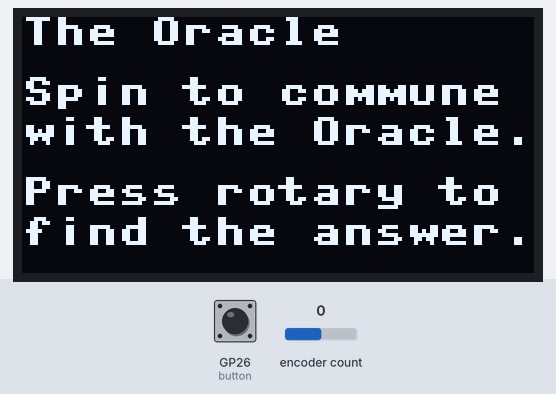
This program was run on a simulated Raspberry Pi Pico running MicroPython. On the bench: 128×64 one-colour display. Inputs (shaded band) come from the test bench; at power-on: encoder count 0, GP26 (button) HIGH. Random numbers come from a fixed seed; library files of the repository ran but are not shown: ssd1306.py.

Above: at 1.2 s.
1.3 s: encoder count set to 4
At 2.58 s:
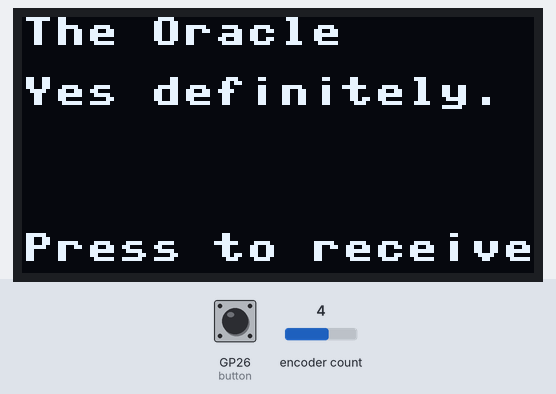
At 4.0 s:
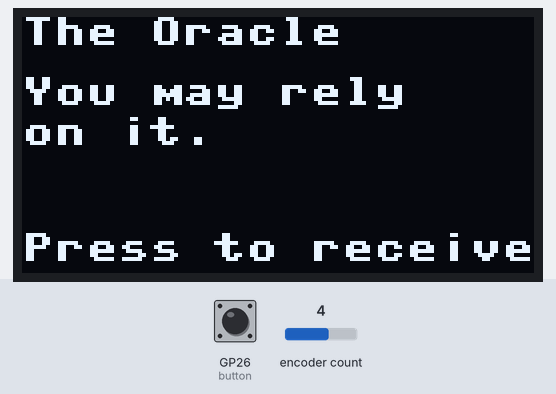
4.3 s: GP26 (button) pulled LOW for 0.15 s
At 5.5 s:
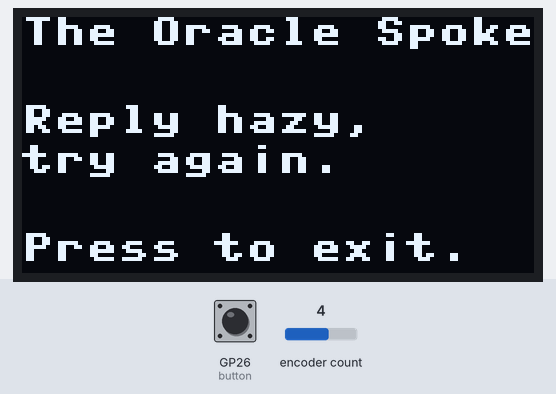
Timing chart, 0 to 7.3 s (numbered marks = the images above; inputs shaded):
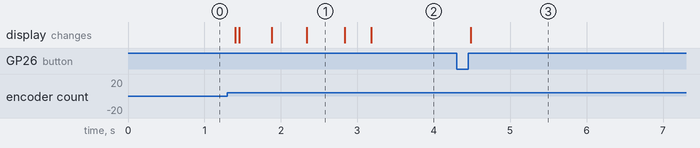

The program:

theoracle.py
```python
""" theoracle - real world problem solver

Version 00
James M. Reneau Ph.D.
http://www.picohhg.com

This work is licensed under the Creative Commons Attribution-ShareAlike 2.0 Generic License.
To view a copy of this license, visit http://creativecommons.org/licenses/by-sa/2.0/ or send
a letter to Creative Commons, PO Box 1866, Mountain View, CA 94042, USA.

V
00		2023-05-23	jmr		original coding
"""

VERSION = "00"

import random
import time
from machine import I2C
from machine import Pin
from rotaryIRQ import RotaryIRQ
from ssd1306 import SSD1306_I2C
from button import Button

i2c = I2C(0, sda=Pin(16), scl=Pin(17), freq=400000)
oled = SSD1306_I2C(128, 64, i2c)
rotary = RotaryIRQ(7, 6)
button = Button(26)

faces = [
["It is certain."],
["It is decidedly", "so."],
["Without a doubt."],
["Yes definitely."],
["You may rely", "on it."],
["As I see it,", "yes."],
["Most likely."],
["Outlook good."],
["Yes."],
["Signs point", "to yes."],
["Reply hazy,", "try again."],
["Ask again later."],
["Better not tell", "you now."],
["Cannot", "predict now."],
["Concentrate", "and ask again."],
["Don't count on", "it."],
["My reply is no."],
["My sources say", "no."],
["Outlook not so", "good."],
["Very doubtful."],
["42"]]

oled.fill(0)
oled.text("The Oracle",0,0)
oled.text("Spin to commune",0,15)
oled.text("with the Oracle.",0,25)
oled.text("Press rotary to",0,40)
oled.text("find the answer.",0,50)
oled.show()

f = 0

# wait for initial spin
rval = rotary.value()
while True:
    if rotary.value() != rval:
        break
    time.sleep(.1)

rval = rotary.value()
newrval = rval

mainloop = True

while mainloop:
    f = f + 11
    f = f % len(faces)

    oled.fill(0)
    oled.text("The Oracle",0,0)
    for i in range(len(faces[f])):
        oled.text(faces[f][i],0,15 + 10 * i)
    oled.text("Press to receive",0,54)
    oled.show()

    while True:
        newrval = rotary.value()
        if button.pressed():
            mainloop = False
            break
        elif newrval != rval:
            rval = newrval
            break
        elif random.random() < .2:
            break
        time.sleep(.2 * random.random())

button.waitRelease()

f = f + int(random.random()*10)
f = f % len(faces)

oled.fill(0)
oled.text("The Oracle Spoke",0,0)
for i in range(len(faces[f])):
    oled.text(faces[f][i],0,22 + 10 * i)
oled.text("Press to exit.",0,54)
oled.show()

button.wait()
```

button.py
```python
""" Button - Use a pull up or down is needed.
Running of the buttonConfigure program will set the configuration
file and will be needed if the default (pull up) does not work.

Version 02
James M. Reneau Ph.D.
http://www.picohhg.com

This work is licensed under the Creative Commons Attribution-ShareAlike 2.0 Generic License.
To view a copy of this license, visit http://creativecommons.org/licenses/by-sa/2.0/ or send
a letter to Creative Commons, PO Box 1866, Mountain View, CA 94042, USA.

V
00		2023-05-08	jmr		original coding
01		2023-05-09	jmr		split onfig out to buttonConfigure
02		2023-05-14	jmr		added wait
"""

import os
from machine import Pin
import time

class Button():
    def __init__(self, GPIO):
        filename = "pulldown"+str(GPIO)+".cfg"
        if filename in os.listdir():
            pull = Pin.PULL_DOWN
        else:
            # default
            pull = Pin.PULL_UP

        self.pin = Pin(GPIO, Pin.IN, pull)
        self.unpressed = self.pin.value()

    def pressed(self):
        ## return True/False after debounce
        if self.pin.value() != self.unpressed:
            while self.pin.value() != self.unpressed:
                time.sleep(.1)
            return True
        return False

    def wait(self):
        ## wait til press
        while True:
            if self.pressed():
                break
            time.sleep(.1)

    def waitRelease(self):
        ## wait til press
        while True:
            if not self.pressed():
                break
            time.sleep(.1)
            
```

Measured:
- after the input at 1.3 s, the display: first changes after 0.11 s (image 1 shows a later state)
- what the display in image 1 shows lasts 0.5 s, from 2.3 s to 2.8 s
